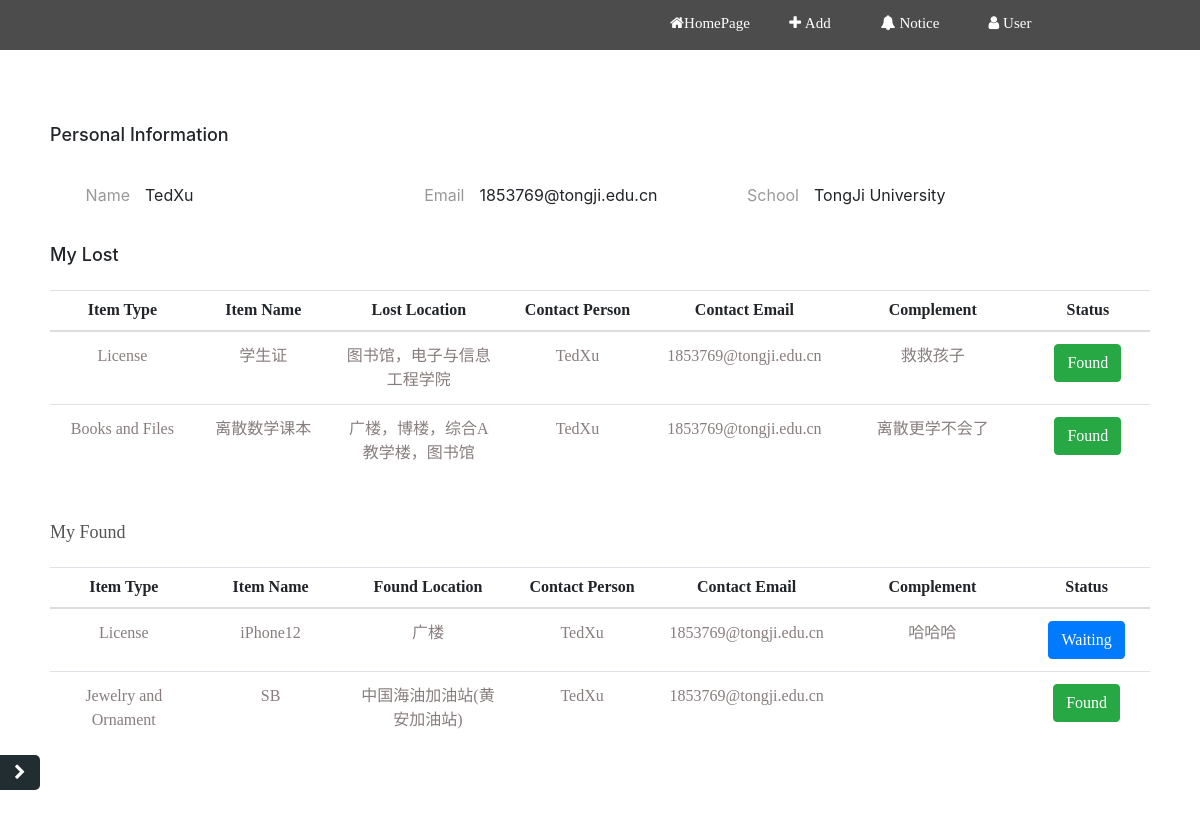
Before: /personal_page (signed in) with the older database file.
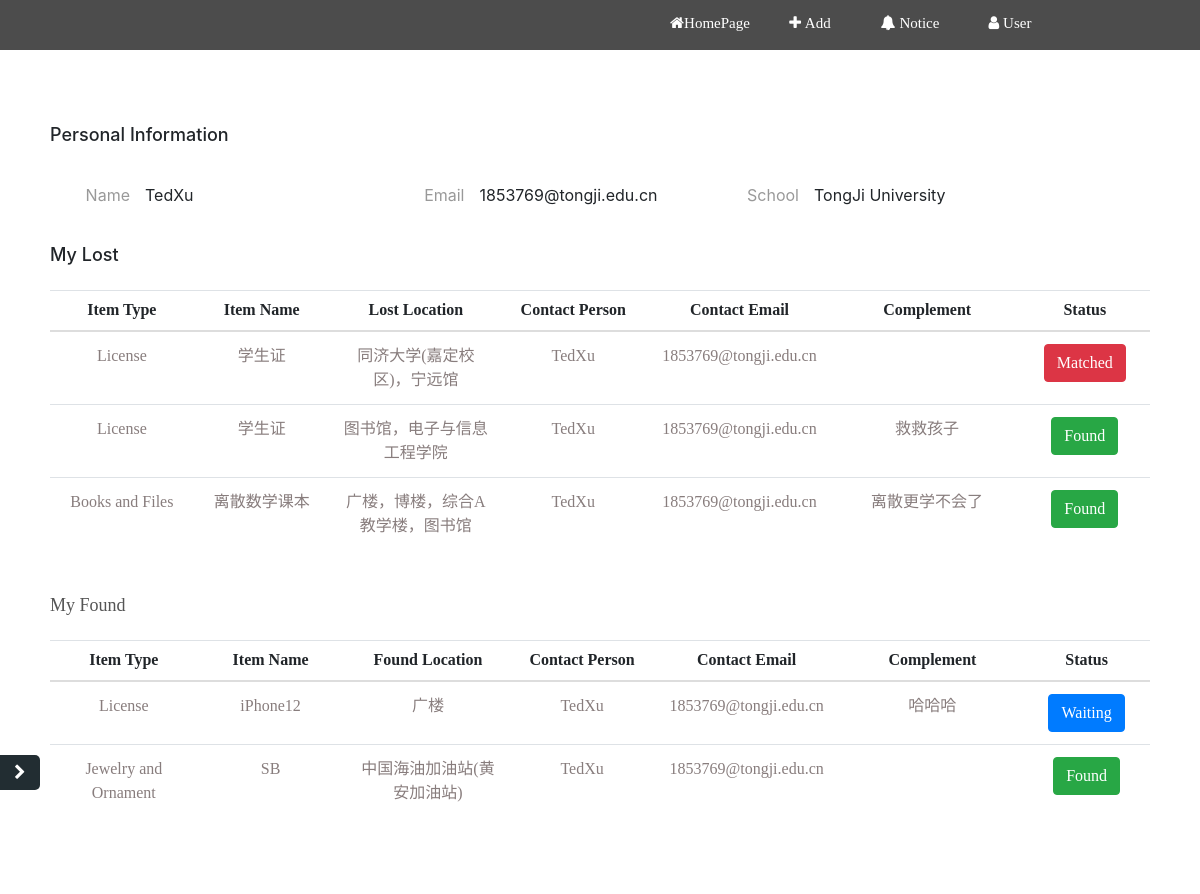
After: the same page with the newer database file.
### app.py (models this page shows, shortened)
class Student(db.Model):
    id = db.Column(db.Integer, primary_key=True)
    name = db.Column(db.String(20))
    emailAddress = db.Column(db.String(40), unique=True)
    password = db.Column(db.String(20))
    lostThings = db.relationship('LostThing')
    pickThings = db.relationship('PickThing')

class LostThing(db.Model):
    __tablename__ = 'lostThing'
    id = db.Column(db.Integer, primary_key=True)
    type = db.Column(db.Integer)
    name = db.Column(db.String(20))
    lostDate = db.Column(db.Date)
    contactPerson = db.Column(db.String(20))
    contactEmail = db.Column(db.String(40))
    location = db.Column(db.String(200))
    complement = db.Column(db.String(100))
    status = db.Column(db.Integer)  # 0 for waiting; 1 for matched; 2 for found
    lostStudent_id = db.Column(db.Integer, db.ForeignKey('student.id'))
    match_pick_things = db.relationship('PickThing',
                                   secondary=match_table,
                                   back_populates='match_lost_things')

class PickThing(db.Model):
    __tablename__ = 'pickThing'
    id = db.Column(db.Integer, primary_key=True)
    type = db.Column(db.Integer)
    name = db.Column(db.String(20))
    pickDate = db.Column(db.Date)
    contactPerson = db.Column(db.String(20))
    contactEmail = db.Column(db.String(40))
    location = db.Column(db.Integer)
    complement = db.Column(db.String(100))
    status = db.Column(db.Integer)  # 0 for waiting; 1 for matched; 2 for found
    pickStudent_id = db.Column(db.Integer, db.ForeignKey('student.id'))
    match_lost_things = db.relationship('LostThing',
                                        secondary=match_table,
                                        back_populates='match_pick_things')

### app.py (the view)
@app.route('/personal_page')
def personal_page():
    if (not check_login()):
        return redirect(url_for('login'))
    student = Student.query.get(session['login_user'])
    personal_lost_things = student.lostThings
    personal_lost_things.sort(key=lambda thing:(thing.status, thing.id))
    personal_pick_things = student.pickThings
    personal_pick_things.sort(key=lambda thing: (thing.status, thing.id))
    return render_template('personal_page.html',
                           student=student,
                           personal_lost_things=personal_lost_things,
                           personal_pick_things=personal_pick_things,
                           convert_type=convert_type,
                           convert_location_to_txt=convert_location_to_txt)

### app.py (called while the page is built)
def convert_type(num_type):
    type_dict = {1: 'License', 2: 'Digital device', 3: 'Jewelry and Ornament', 4: 'Cosmetics and Daily supplies', 5: 'Clothes and Shoes', 6: 'Books and Files'}
    return type_dict[num_type]

def convert_location_to_txt(location):
    locations = location.split(',')
    locations = [location.split('-')[-3] if len(location.split('-')) >= 3 else location.split('-')[-1]
                 for location in locations]
    return '，'.join(locations)

def check_login():
    if 'logged_in' not in session or not Student.query.get(session['login_user']):
        app.logger.info('fuck')
        return 0
    else:
        app.logger.info('shit')
        return 1

### templates/personal_page.html (shortened to what this page needs)
<!DOCTYPE html>
<html>
<head>
	<link href="../static/css/bootstrap.css" rel="stylesheet">
	<link rel="stylesheet" href="../static/css/font-awesome.css">
	<link href="../static/css/style1.css" rel="stylesheet">
</head>
<body>
	<div class="aside">
		<div class="keybtn">
			<i class="fa fa-chevron-right" aria-hidden="true"></i>
		</div>
	</div>
	<div class="topside">
		<div class="iconbox ic1 mr30"><i class="fa fa-user" aria-hidden="true" style="font-size: 15px;"> User</i>
		</div>
		<div class="iconbox ic2"><A href="{{ url_for('personal_page') }}"><i class="fa fa-bell" style="font-size: 15px;"> Notice</i></A></div>
		<div class="iconbox ic1"><i class="fa fa-plus" style="font-size: 15px;"> Add</i>
		</div>
		<div class="iconbox ic2"><A href="{{ url_for('index') }}"><i class="fa fa-home" style="font-size: 15px;">HomePage</i></A></div>
	</div>
	<div class="w-auto">
		<div class="main">
			<h3 class="tit">
				<span>Personal Information</span>
			</h3>
			<div class="content c1">
				<div class="hang"><span class="name">Name</span><span class="value">{{ student.name }}</span></div>
				<div class="hang"><span class="name">Email</span><span class="value">{{ student.emailAddress }}</span></div>
				<div class="hang"><span class="name">School</span><span class="value">TongJi University</span></div>
			</div>
			<h3 class="tit">
				<span id="A1">My Lost</span>
			</h3>
			<div class="box-content">
				<div class="box-content">
				<div class="box-content profile">
					<table class="table">
						<thead class="text-center">
							<tr>
								<th style="width: 200px;">Item Type</th>
								<th style="width: 200px;">Item Name</th>
								<th style="width: 250px;">Lost Location</th>
								<th style="width: 200px;">Contact Person</th>
								<th style="width: 200px;">Contact Email</th>
								<th style="width: 250px;">Complement</th>
								<th style="width: 150px;">Status</th>
							</tr>
						</thead>
						<tbody class="text-center">
							{% for lost_thing in personal_lost_things %}
							<tr class="text-center">
								<td>{{ convert_type(lost_thing.type) }}</td>
								<td>{{ lost_thing.name }}</td>
								<td>{{ convert_location_to_txt(lost_thing.location) }}</td>
								<td>{{ lost_thing.contactPerson }}</td>
								<td>{{ lost_thing.contactEmail }}</td>
								<td>{{ lost_thing.complement }}</td>
								<td>
									{% if lost_thing.status == 0 %}
									<button type="button" class="btn btn-primary"
											data-toggle="popover"
											data-content="Sorry, we're trying to find it">
										Waiting
									</button>
									{% elif lost_thing.status == 1 %}
									<button class="btn btn-danger"
											id="lost_thing{{ lost_thing.id }}"
											data-toggle="popover"
											data-content="Look down for more information">
										Matched
									</button>
									{% elif lost_thing.status == 2 %}
									<button class="btn btn-success"
											id="lost_thing{{ lost_thing.id }}"
											data-toggle="popover"
											data-content="Look down for more information">
										Found
									</button>
									{% endif %}
								</td>
							</tr>
							{% endfor %}
						</tbody>
					</table>
				</div>
			</div>
			<h3 class="tit">
				<span id="A2">My Found</span>
			</h3>
			<div class="box-content">
				<div class="box-content profile">
					<table class="table">
						<thead class="text-center">
							<tr>
								<th style="width: 200px;">Item Type</th>
								<th style="width: 200px;">Item Name</th>
								<th style="width: 250px;">Found Location</th>
								<th style="width: 200px;">Contact Person</th>
								<th style="width: 200px;">Contact Email</th>
								<th style="width: 250px;">Complement</th>
								<th style="width: 150px;">Status</th>
							</tr>
						</thead>
						<tbody class="text-center">
							{% for pick_thing in personal_pick_things %}
							<tr class="text-center">
								<td>{{ convert_type(pick_thing.type) }}</td>
								<td>{{ pick_thing.name }}</td>
								<td>{{ convert_location_to_txt(pick_thing.location) }}</td>
								<td>{{ pick_thing.contactPerson }}</td>
								<td>{{ pick_thing.contactEmail }}</td>
								<td>{{ pick_thing.complement }}</td>
								<td>
									{% if pick_thing.status == 0 %}
									<button type="button" class="btn btn-primary"
											data-toggle="popover"
											data-content="Sorry, we're trying to find it">
										Waiting
									</button>
									{% elif pick_thing.status == 2 %}
									<button class="btn btn-success"
											id="pick_thing{{ pick_thing.id }}"
											data-toggle="popover"
											data-content="Look down for more information">
										Found
									</button>
									{% endif %}
								</td>
							</tr>
							{% endfor %}
						</tbody>
					</table>
				</div>
			</div>
		</div>
	</div>
</body>
</html>

### static/css/style1.css (style rules this page uses)
* { margin:0;padding:0; }
body { background-image:url(../img/bg.jpg); background-size: cover; background-attachment: fixed; }
.aside { width:230px; height:100vh; background:#222D32; position:fixed; top:0px; left:0px; z-index:3; }
.keybtn { position:absolute; bottom:10px; left:230px; background:#222D32; border-radius:0px 5px 5px 0px; color:#fff; border-left:0px; outline:none; width:40px; height:35px; text-align:center; line-height:35px; }
.topside { background:rgba(0,0,0,0.7); height:50px; width:100%; position:fixed; top:0px; z-index:2; }
.iconbox { width:100px; height:30px; float:right; text-align:center; line-height:50px; color:#fff; font-size:24px; position:relative; margin-top: -5px; }
.mr30 { margin-right:140px; }
.main { width:1160px; height:auto; padding:30px; box-sizing:border-box; background:#fff; margin:30px auto; margin-top:70px; }
.main .tit { margin:20px 0; height:30px; line-height:30px; background-image:url(../images/2.jpg); background-repeat:repeat-x; background-position:left center; font-size:18px; }
.tit span { background:#fff; padding-right:10px; }
.c1 .hang { width:330px; line-height:30px; display:inline-block; padding: 10px; }
.hang .name { width:70px; color:#999; line-height:30px; display:inline-block; text-align:right; margin-right:15px; }
.box-content { background: white; color: #555; font-family: 'robotolight'; padding: 0px; margin-top: 10px; }
.profile { overflow: hidden; }
.text-center { text-align: center; }
.text-center > tr>th { text-align:center ; }
.text-center>tr>td { color:rgb(136, 125, 125); }
.table { width: 100%; max-width: 100%; margin-bottom: 20px; }
table { border-collapse: collapse; border-spacing: 0; }
.table>thead>tr>th { vertical-align: bottom; border-bottom: 2px solid #ddd; }
.table>thead>tr>th { padding: 8px; line-height: 1.42857143; }
th { display: table-cell; vertical-align: inherit; font-weight: bold; text-align: -internal-center; }
.ic2 a { color:white; }

### templates/personal_page.html (style rules this page uses)
body { background-image:url(../static/img/bg.jpg); background-size: cover; background-attachment: fixed; }

Changed rows visible on the page:
added LostThing: type "License", name "学生证", location "同济大学(嘉定校区)，宁远馆", contactPerson "TedXu", contactEmail "1853769@tongji.edu.cn"
